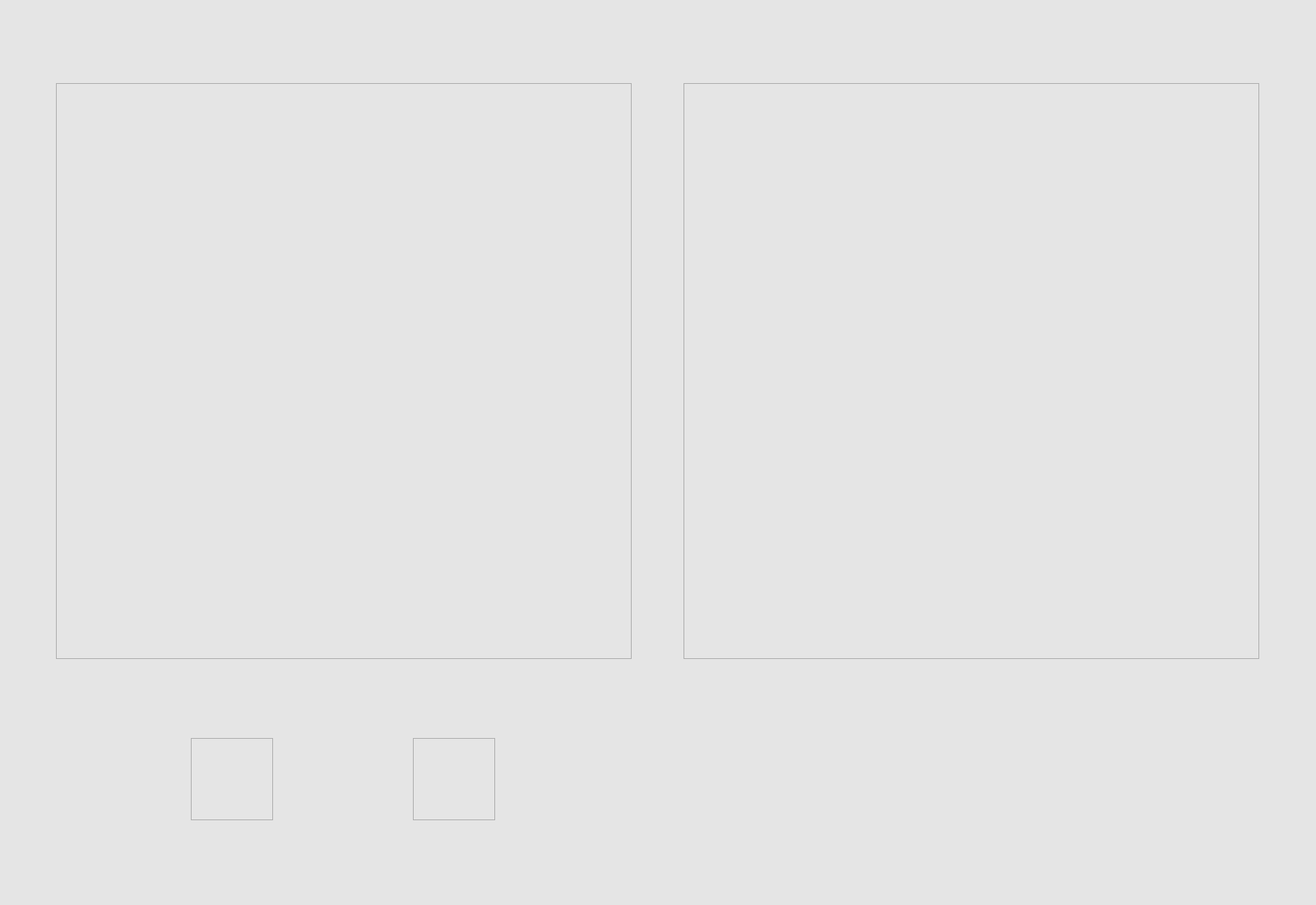
<?xml version="1.0" encoding="UTF-8"?>
<ui version="4.0">
  <class>Form</class>
  <widget class="QWidget" name="Form">
    <property name="geometry">
      <rect>
	<x>0</x>
	<y>0</y>
	<width>1600</width>  
        <height>1100</height>
      </rect>
    </property>
    <property name="sizePolicy">
      <sizepolicy hsizetype="Fixed" vsizetype="Fixed">
	<horstretch>0</horstretch>
	<verstretch>0</verstretch>
      </sizepolicy>
    </property>
    <property name="palette">
      <palette>
	<active>
	  <colorrole role="Base">
	    <brush brushstyle="SolidPattern">
	      <color alpha="255">
		<red>229</red>
		<green>229</green>
		<blue>229</blue>
	      </color>
	    </brush>
	  </colorrole>
	  <colorrole role="Window">
	    <brush brushstyle="SolidPattern">
	      <color alpha="255">
		<red>229</red>
		<green>229</green>
		<blue>229</blue>
	      </color>
	    </brush>
	  </colorrole>
	</active>
	<inactive>
	  <colorrole role="Base">
	    <brush brushstyle="SolidPattern">
	      <color alpha="255">
		<red>229</red>
		<green>229</green>
		<blue>229</blue>
	      </color>
	    </brush>
	  </colorrole>
	  <colorrole role="Window">
	    <brush brushstyle="SolidPattern">
	      <color alpha="255">
		<red>229</red>
		<green>229</green>
		<blue>229</blue>
	      </color>
	    </brush>
	  </colorrole>
	</inactive>
	<disabled>
	  <colorrole role="Base">
	    <brush brushstyle="SolidPattern">
	      <color alpha="255">
		<red>229</red>
		<green>229</green>
		<blue>229</blue>
	      </color>
	    </brush>
	  </colorrole>
	  <colorrole role="Window">
	    <brush brushstyle="SolidPattern">
	      <color alpha="255">
		<red>229</red>
		<green>229</green>
		<blue>229</blue>
	      </color>
	    </brush>
	  </colorrole>
	</disabled>
      </palette>
    </property>
    <property name="cursor">
      <cursorShape>ArrowCursor</cursorShape>
    </property>
    <property name="mouseTracking">
      <bool>false</bool>
    </property>
    <property name="focusPolicy">
      <enum>Qt::NoFocus</enum>
    </property>
    <property name="windowTitle">
      <string>Form</string>
    </property>
    <layout class="QGridLayout" name="gridLayout_2">
      <item row="0" column="0">
	<widget class="QFrame" name="frameFloorplan">
	  <property name="sizePolicy">
	    <sizepolicy hsizetype="Fixed" vsizetype="Fixed">
	      <horstretch>0</horstretch>
	      <verstretch>0</verstretch>
	    </sizepolicy>
	  </property>
	  <property name="minimumSize">
	    <size>
	      <width>700</width>
	      <height>700</height>
	    </size>
	  </property>
	  <property name="maximumSize">
	    <size>
	      <width>700</width>
	      <height>700</height>
	    </size>
	  </property>
	  <property name="frameShape">
	    <enum>QFrame::StyledPanel</enum>
	  </property>
	  <!--property name="frameShadow">
            <enum>QFrame::Raised</enum>   
          </property-->
	</widget>
      </item>
      <item row="0" column="1">
        <widget class="QFrame" name="frameAnnotation">
          <property name="sizePolicy">
            <sizepolicy hsizetype="Fixed" vsizetype="Fixed">
              <horstretch>0</horstretch>
              <verstretch>0</verstretch>
            </sizepolicy>
          </property>
          <property name="minimumSize">
            <size>
              <width>700</width>
              <height>700</height>
            </size>
          </property>
          <property name="maximumSize">
            <size>
              <width>700</width>
              <height>700</height>
            </size>
          </property>
          <property name="frameShape">
            <enum>QFrame::StyledPanel</enum>
          </property>
          <!--property name="frameShadow">
            <enum>QFrame::Raised</enum>
          </property-->
        </widget>
      </item>
      <item row="1" column="0">
        <layout class="QGridLayout" name="gridLayout_3">
	  <item row="0" column="0">
            <widget class="QFrame" name="frameIcon">
              <property name="sizePolicy">
		<sizepolicy hsizetype="Fixed" vsizetype="Fixed">
		  <horstretch>0</horstretch>
		  <verstretch>0</verstretch>
		</sizepolicy>
              </property>
              <property name="minimumSize">
		<size>
		  <width>100</width>
		  <height>100</height>
		</size>
              </property>
              <property name="maximumSize">
		<size>
		  <width>100</width>
		  <height>100</height>
		</size>
              </property>
              <property name="frameShape">
		<enum>QFrame::StyledPanel</enum>
              </property>
              <property name="frameShadow">
		<enum>QFrame::Raised</enum>
              </property>
            </widget>
	  </item>
	  <item row="0" column="1">
            <widget class="QFrame" name="frameMask">
              <property name="sizePolicy">
                <sizepolicy hsizetype="Fixed" vsizetype="Fixed">
                  <horstretch>0</horstretch>
                  <verstretch>0</verstretch>
                </sizepolicy>
              </property>
              <property name="minimumSize">
                <size>
                  <width>100</width>
                  <height>100</height>
                </size>
              </property>
              <property name="maximumSize">
                <size>
                  <width>100</width>
                  <height>100</height>
                </size>
              </property>
              <property name="frameShape">
                <enum>QFrame::StyledPanel</enum>
              </property>
              <property name="frameShadow">
                <enum>QFrame::Raised</enum>
              </property>
            </widget>
          </item>
	</layout>
      </item>
    </layout>
  </widget>
  <resources/>
  <connections/>
</ui>
